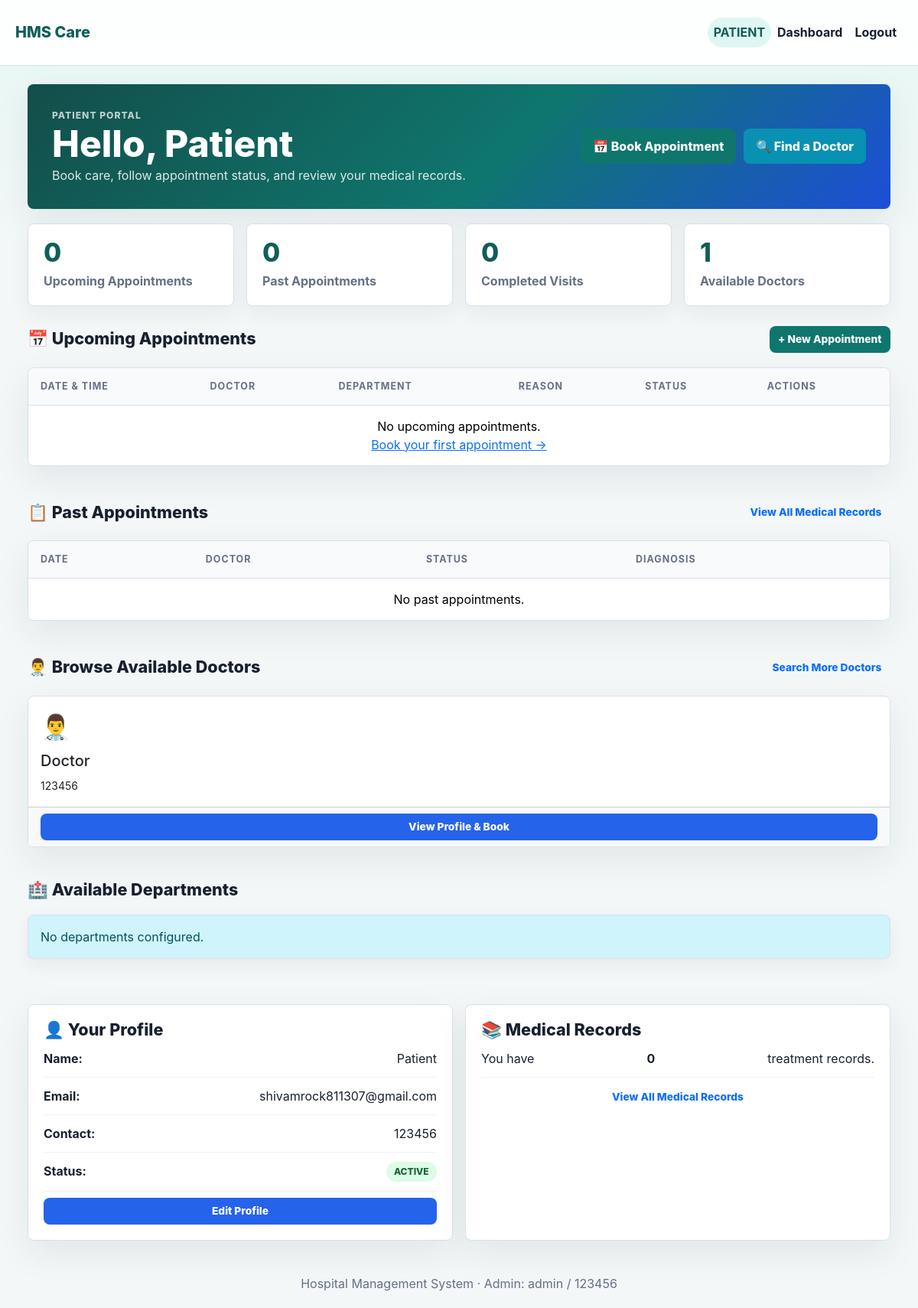
Page /patient_dashboard (signed in) on the committed database.
### models.py (models this page shows)
class Patient(db.Model):
    id = db.Column(db.Integer, primary_key=True)
    name = db.Column(db.String(100), nullable=False)
    username = db.Column(db.String(50), unique=True, nullable=False)
    password = db.Column(db.String(128), nullable=False)
    email = db.Column(db.String(100), unique=True, nullable=False)
    contact = db.Column(db.String(15), nullable=False)
    date_of_birth = db.Column(db.String(20), nullable=True)
    address = db.Column(db.String(200), nullable=True)
    appointment = db.relationship('Appointment', backref='patient', lazy=True)
    status = db.Column(db.String(20), default="active", nullable=False)
    role = db.Column(db.String(20), default="patient", nullable=False)

class Doctor(db.Model):
    id = db.Column(db.Integer, primary_key=True)
    name = db.Column(db.String(100), nullable=False)
    username = db.Column(db.String(50), unique=True, nullable=False)
    password = db.Column(db.String(128), nullable=False)
    email = db.Column(db.String(100), unique=True, nullable=False)
    contact = db.Column(db.String(15), nullable=False)
    specialization = db.Column(db.String(100), nullable=True)
    dept_id=db.Column(db.Integer,db.ForeignKey('department.id'))
    availability = db.Column(db.String(200), default="Available on request")
    status = db.Column(db.String(20), default="active")
    role = db.Column(db.String(20), default="doctor")
    admin_id = db.Column(db.Integer, db.ForeignKey('admin.id'), default=1)
    schedules = db.relationship('Schedule_doctors', backref='doctor', lazy=True)
    appointment = db.relationship('Appointment', backref='doctor', lazy=True)
    availability_schedule = db.relationship('DoctorAvailability', backref='doctor', lazy=True, cascade="all, delete-orphan")

### app.py (the view)
@app.route("/patient_dashboard")
@login_required("patient")
def patient_dashboard():
    patient = Patient.query.get_or_404(session["user_id"])
    today = datetime.now().strftime("%Y-%m-%d")
    upcoming_appointments = Appointment.query.filter(
        Appointment.patient_id == patient.id,
        Appointment.date >= today,
        Appointment.status != 'cancelled'
    ).order_by(Appointment.date, Appointment.time).all()
    past_appointments = Appointment.query.filter(
        Appointment.patient_id == patient.id,
        Appointment.date < today
    ).order_by(Appointment.date.desc(), Appointment.time.desc()).all()
    all_appointments = Appointment.query.filter_by(patient_id=patient.id).order_by(Appointment.date.desc(), Appointment.time.desc()).all()
    departments = Department.query.filter_by(status="active").order_by(Department.name).all()
    doctors = Doctor.query.filter_by(status="active").order_by(Doctor.name).all()
    treatments = Treatment.query.join(Appointment).filter(Appointment.patient_id == patient.id).all()
    return render_template(
        "patient_dashboard.html",
        patient=patient,
        upcoming_appointments=upcoming_appointments,
        past_appointments=past_appointments,
        all_appointments=all_appointments,
        departments=departments,
        doctors=doctors,
        treatments=treatments,
        stats={
            "upcoming": len(upcoming_appointments),
            "past": len(past_appointments),
            "completed": Appointment.query.filter_by(patient_id=patient.id, status='completed').count(),
        }
    )

### templates/patient_dashboard.html (shortened to what this page needs)
{% extends 'base.html' %}
{% block content %}
<div class="dashboard-container">
    <div class="dashboard-header">
        <div>
            <p class="eyebrow">Patient Portal</p>
            <h1>Hello, {{ patient.name or patient.username }}</h1>
            <p>Book care, follow appointment status, and review your medical records.</p>
        </div>
        <div style="display: flex; gap: 10px;">
            <a href="{{ url_for('create_appointment') }}" class="btn btn-success">📅 Book Appointment</a>
            <a href="{{ url_for('search_doctors') }}" class="btn btn-info">🔍 Find a Doctor</a>
        </div>
    </div>
    <div class="stats-grid">
        <div class="stat-card">
            <div class="stat-number">{{ stats.upcoming }}</div>
            <div class="stat-label">Upcoming Appointments</div>
        </div>
        <div class="stat-card">
            <div class="stat-number">{{ stats.past }}</div>
            <div class="stat-label">Past Appointments</div>
        </div>
        <div class="stat-card">
            <div class="stat-number">{{ stats.completed }}</div>
            <div class="stat-label">Completed Visits</div>
        </div>
        <div class="stat-card">
            <div class="stat-number">{{ doctors|length }}</div>
            <div class="stat-label">Available Doctors</div>
        </div>
    </div>
    <div class="section-heading">
        <h2>📅 Upcoming Appointments</h2>
        <a href="{{ url_for('create_appointment') }}" class="btn btn-success btn-sm">+ New Appointment</a>
    </div>
    <div class="table-card">
        <div class="table-responsive">
            <table class="table">
                <thead>
                    <tr>
                        <th>Date & Time</th>
                        <th>Doctor</th>
                        <th>Department</th>
                        <th>Reason</th>
                        <th>Status</th>
                        <th>Actions</th>
                    </tr>
                </thead>
                <tbody>
                    {% for appointment in upcoming_appointments %}
                    <tr>
                        <td>
                            <strong>{{ appointment.date }}</strong><br>
                            <small>{{ appointment.time }}</small>
                        </td>
                        <td>
                            <strong>{{ appointment.doctor.name or appointment.doctor.username }}</strong>
                            {% if appointment.doctor.specialization %}
                            <br><small class="text-muted">{{ appointment.doctor.specialization }}</small>
                            {% endif %}
                        </td>
                        <td>{{ appointment.doctor.department.name if appointment.doctor.department else 'General' }}</td>
                        <td>{{ appointment.reason or '-' }}</td>
                        <td>
                            <span class="badge badge-{{ appointment.status|status_badge }}">{{ appointment.status|upper }}</span>
                        </td>
                        <td>
                            {% if appointment.status in ['pending', 'booked'] %}
                            <a href="{{ url_for('update_appointment', appointment_id=appointment.id, action='cancelled') }}" class="btn btn-sm btn-danger">Cancel</a>
                            {% else %}
                            <small class="text-muted">-</small>
                            {% endif %}
                        </td>
                    </tr>
                    {% else %}
                    <tr>
                        <td colspan="6" class="empty-state">
                            No upcoming appointments.<br>
                            <a href="{{ url_for('create_appointment') }}">Book your first appointment →</a>
                        </td>
                    </tr>
                    {% endfor %}
                </tbody>
            </table>
        </div>
    </div>
    <div class="section-heading mt-4">
        <h2>📋 Past Appointments</h2>
        <a href="{{ url_for('patient_treatment_history') }}" class="btn btn-outline-primary btn-sm">View All Medical Records</a>
    </div>
    <div class="table-card">
        <div class="table-responsive">
            <table class="table table-sm">
                <thead>
                    <tr>
                        <th>Date</th>
                        <th>Doctor</th>
                        <th>Status</th>
                        <th>Diagnosis</th>
                    </tr>
                </thead>
                <tbody>
                    {% for appointment in past_appointments[:5] %}
                    <tr>
                        <td><small>{{ appointment.date }}</small></td>
                        <td><small>{{ appointment.doctor.name or appointment.doctor.username }}</small></td>
                        <td><span class="badge badge-{{ appointment.status|status_badge }} badge-sm">{{ appointment.status|upper }}</span></td>
                        <td>
                            <small>
                                {% set treatment = appointment.treatment[0] if appointment.treatment else None %}
                                {% if treatment %}
                                    {{ treatment.diagnosis[:50] }}{% if treatment.diagnosis|length > 50 %}...{% endif %}
                                {% else %}
                                    -
                                {% endif %}
                            </small>
                        </td>
                    </tr>
                    {% else %}
                    <tr>
                        <td colspan="4" class="empty-state">No past appointments.</td>
                    </tr>
                    {% endfor %}
                </tbody>
            </table>
        </div>
    </div>
    <div class="section-heading mt-4">
        <h2>👨‍⚕️ Browse Available Doctors</h2>
        <a href="{{ url_for('search_doctors') }}" class="btn btn-outline-primary btn-sm">Search More Doctors</a>
    </div>
    <div class="doctor-grid">
        {% for doctor in doctors[:6] %}
        <div class="card h-100">
            <div class="card-body">
                <div style="font-size: 2rem; margin-bottom: 0.5rem;">👨‍⚕️</div>
                <h5 class="card-title">{{ doctor.name or doctor.username }}</h5>
                <p class="card-text"><small>{{ doctor.contact }}</small></p>
            </div>
            <div class="card-footer bg-light">
                <a href="{{ url_for('doctor_profile', doctor_id=doctor.id) }}" class="btn btn-sm btn-primary w-100">
                    View Profile & Book
                </a>
            </div>
        </div>
        {% else %}
        <div class="alert alert-info w-100">No active doctors available.</div>
        {% endfor %}
    </div>
    <div class="section-heading mt-4">
        <h2>🏥 Available Departments</h2>
    </div>
    <div class="profile-grid">
        {% for department in departments %}
        <div class="info-panel">
            <h5>{{ department.name }}</h5>
            <p><strong>Location:</strong> {{ department.building }}</p>
            <p>{{ department.description }}</p>
            <a href="{{ url_for('search_doctors') }}" class="btn btn-sm btn-primary mt-2">View Doctors</a>
        </div>
        {% else %}
        <div class="alert alert-info w-100">No departments configured.</div>
        {% endfor %}
    </div>
    <div class="profile-grid mt-4">
        <div class="info-panel">
            <h2>👤 Your Profile</h2>
            <p><strong>Name:</strong> {{ patient.name }}</p>
            <p><strong>Email:</strong> {{ patient.email }}</p>
            <p><strong>Contact:</strong> {{ patient.contact }}</p>
            <p><strong>Status:</strong> <span class="badge badge-{{ patient.status|status_badge }}">{{ patient.status|upper }}</span></p>
            <a href="{{ url_for('edit_patient', patient_id=patient.id) }}" class="btn btn-primary btn-sm mt-2 w-100">Edit Profile</a>
        </div>
        <div class="info-panel">
            <h2>📚 Medical Records</h2>
            <p>You have <strong>{{ treatments|length }}</strong> treatment records.</p>
            <a href="{{ url_for('patient_treatment_history') }}" class="btn btn-outline-primary btn-sm mt-2 w-100">
                View All Medical Records
            </a>
        </div>
    </div>
</div>
{% endblock %}

### templates/base.html (shortened to what this page needs)
<!DOCTYPE html>
<html lang="en">
<head>
    <link href="https://cdn.jsdelivr.net/npm/bootstrap@5.3.3/dist/css/bootstrap.min.css" rel="stylesheet">
    <link rel="stylesheet" href="{{ url_for('static', filename='style.css') }}">
</head>
<body>
    <nav class="navbar navbar-expand-lg navbar-light">
        <div class="container-fluid app-nav">
            <a class="navbar-brand" href="{{ url_for('home') }}">HMS Care</a>
            <div class="collapse navbar-collapse" id="navbarNav">
                <ul class="navbar-nav ms-auto">
                    {% if session.get('role') %}
                        <li class="nav-item"><span class="nav-link role-pill">{{ session.get('role')|upper }}</span></li>
                        <li class="nav-item">
                            <a class="nav-link" href="{{ url_for(session.get('role') ~ '_dashboard') }}">Dashboard</a>
                        </li>
                        <li class="nav-item"><a class="nav-link" href="{{ url_for('logout') }}">Logout</a></li>
                    {% else %}
                        <li class="nav-item"><a class="nav-link" href="{{ url_for('login') }}">Login</a></li>
                        <li class="nav-item"><a class="nav-link" href="{{ url_for('register') }}">Register</a></li>
                    {% endif %}
                </ul>
            </div>
        </div>
    </nav>
    <main class="main-content">
        <div class="container-fluid page-container">
            {% block content %}{% endblock %}
        </div>
    </main>
    <footer>
        <p>Hospital Management System · Admin: admin / 123456</p>
    </footer>
</body>
</html>

### rows in the picture
Patient: get "PATIENT", name "Patient", email "shivamrock811307@gmail.com", contact "123456", status "ACTIVE"
Doctor: name "Doctor", contact "123456"

### other values in the picture
{{ stats.upcoming }} "0"
{{ stats.past }} "0"
{{ stats.completed }} "0"
{{ doctors|length }} "1"
{{ treatments|length }} "0"
